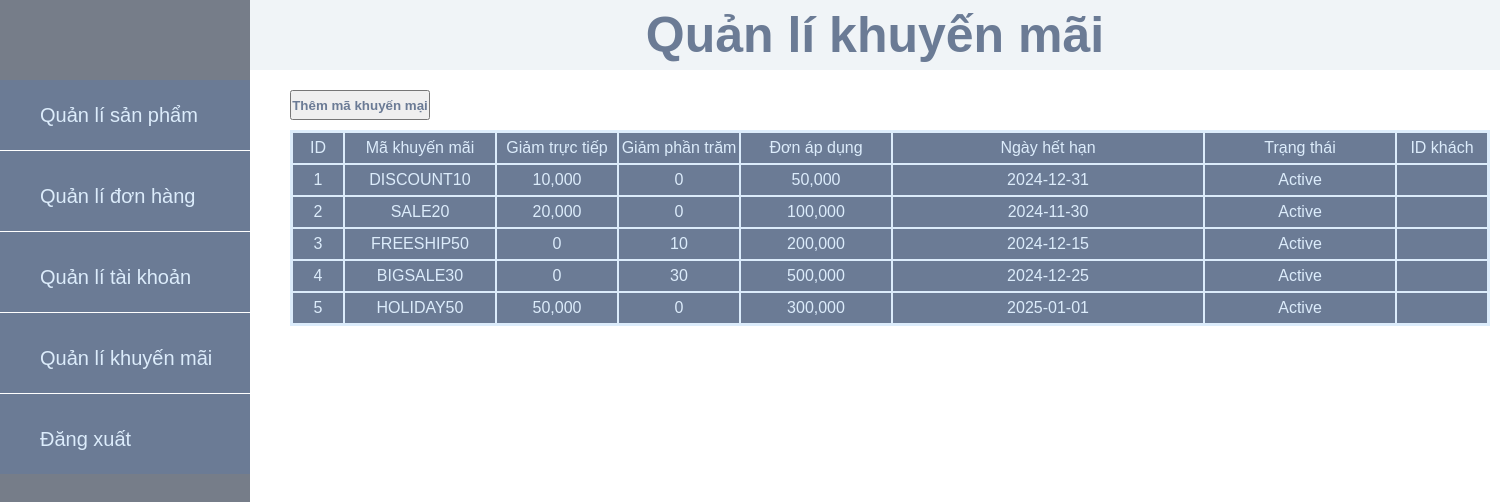
The page /admin/voucher-management.php on the database its author committed.
### tables this page shows
CREATE TABLE voucher (
    voucher_id INT AUTO_INCREMENT PRIMARY KEY,
    voucher_code VARCHAR(50) UNIQUE NOT NULL,
    discount_amount INT,
    discount_percent INT,
    min_order_value INT,
    expiration_date DATE,
    voucher_status ENUM('Active', 'Expired', 'Used') DEFAULT 'Active',
    account_id INT NULL,
    FOREIGN KEY (account_id) REFERENCES account(account_id)
);

### admin/voucher-management.php (the view, shortened to what this page needs)
<!DOCTYPE html>
<html lang="en">
<head>
    <link rel="stylesheet" href="../assets/style.css?v=51">
    <?php include '../config/database.php'; ?>
</head>
<body class="page-index">
    <div class="container">
        <h1 class="title">Quản lí khuyến mãi</h1>
        <div class="content">
            <form method="post" action="">
                <button type="submit" class="add_button" name="add_voucher_button">Thêm mã khuyến mại</button>
            </form>
            <div class="order_container">
                <table  class="data_table">
                <tr>
                    <td style="width:50px">ID</td>
                    <td style="width:150px">Mã khuyến mãi </td>
                    <td style="width:120px">Giảm trực tiếp</td>
                    <td style="width:120px">Giảm phần trăm</td>
                    <td style="width:150px">Đơn áp dụng</td>
                    <td>Ngày hết hạn</td>
                    <td style="width:190px">Trạng thái</td>
                    <td style="width:90px">ID khách</td>
                </tr>
                <?php
                    $result = $conn->query("SELECT * FROM voucher");
                    if($result->num_rows == 0){
                        echo '<tr><td colspan="8">Không có sản phẩm nào.</td></tr>';
                    }else{
                        while($row=$result->fetch_assoc()){
                            echo '
                            <tr>
                                <td>'.$row['voucher_id'].'</td>
                                <td>'.$row['voucher_code'].'</td>
                                <td>'.number_format($row['discount_amount']).'</td>
                                <td>'.number_format($row['discount_percent']).'</td>
                                <td>'.number_format($row['min_order_value']).'</td>
                                <td>'.$row['expiration_date'].'</td>
                                <td>'.$row['voucher_status'].'</td>
                                <td>'.$row['account_id'].'</td>
                            </tr>';
                        }
                    }
                ?>
                </table>
            </div>
        </div>
    </div>
    <?php include '../includes/sidebar-admin.php'; ?>
</body>
</html>

### assets/style.css (style rules this page uses)
* { margin: 0; padding: 0; }
body { height: 100hv; font-family: Arial, Helvetica, sans-serif; }
.page-index { background-color: #FFF; }
.title { color: #6b7b95; font-size: 50px; background-color: #f0f4f7; height: 70px; display: flex; justify-content: center; align-items: center; margin-left: 250px; }
.content { margin-left: 250px; }
.data_table { background-color: #dcecfb; width: 1200px; margin-top: 10px; margin-left: 40px; margin-bottom: 10px; padding: 1px; }
.content table tr td { background-color: #6b7b95; color: #dcecfb; height: 30px; text-align: center; }
.add_button { color: #6b7b95; margin-left: 40px; margin-top: 20px; height: 30px; width: 140px; font-weight: bold; }

### rows shown on the page
voucher: voucher_id "1", voucher_code "DISCOUNT10", discount_amount "10,000", discount_percent "0", min_order_value "50,000", expiration_date "2024-12-31", voucher_status "Active"
voucher: voucher_id "2", voucher_code "SALE20", discount_amount "20,000", discount_percent "0", min_order_value "100,000", expiration_date "2024-11-30", voucher_status "Active"
voucher: voucher_id "3", voucher_code "FREESHIP50", discount_amount "0", discount_percent "10", min_order_value "200,000", expiration_date "2024-12-15", voucher_status "Active"
voucher: voucher_id "4", voucher_code "BIGSALE30", discount_amount "0", discount_percent "30", min_order_value "500,000", expiration_date "2024-12-25", voucher_status "Active"
voucher: voucher_id "5", voucher_code "HOLIDAY50", discount_amount "50,000", discount_percent "0", min_order_value "300,000", expiration_date "2025-01-01", voucher_status "Active"
